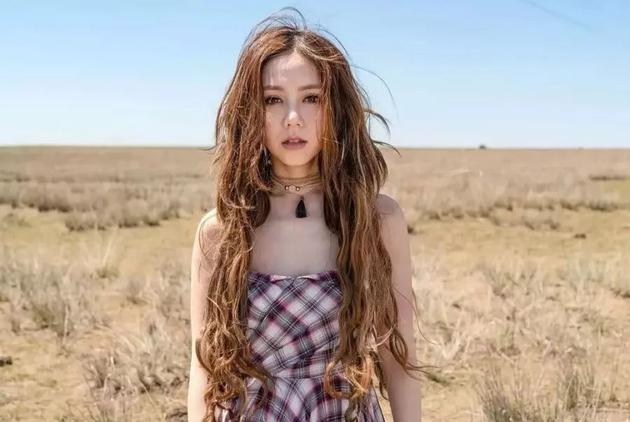
#> input picture detect_face/deng2.jpg, 630 x 422 px
$ python test.py
#> lines starting #> are read from the running program, lines starting #| are printed output that depends on the picture; after the words box and inside, x2 and y2 are one past the last pixel; in counts of white or black regions, pixels touching at a corner belong together
import numpy as np
import cv2 as cv
import pdb;pdb.set_trace()
face_cascade = cv.CascadeClassifier('/Users/ludaming/anaconda2/envs/nfsv/lib/python3.6/site-packages/cv2/data/haarcascade_frontalface_default.xml')
eye_cascade = cv.CascadeClassifier('/Users/ludaming/anaconda2/envs/nfsv/lib/python3.6/site-packages/cv2/data/haarcascade_eye.xml')

img = cv.imread('deng2.jpg')
#> img is the input picture: shape (422, 630, 3); mean B, G, R 158, 169.2, 182.5
gray = cv.cvtColor(img, cv.COLOR_BGR2GRAY)
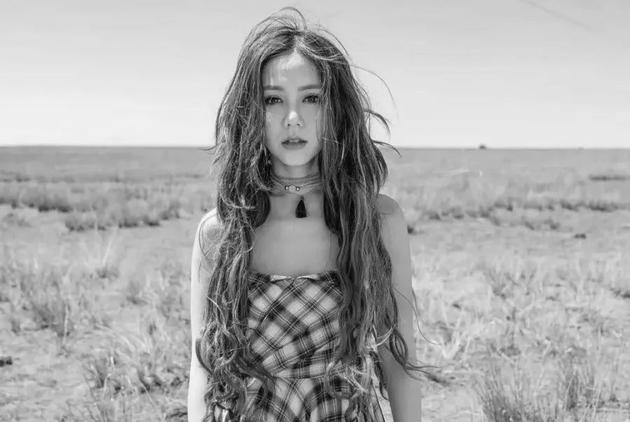
#> gray: shape (422, 630); min 3, max 252, mean 171.9

faces = face_cascade.detectMultiScale(gray, 1.3, 5)
#> faces = [[247, 70, 95, 95]]
for (x,y,w,h) in faces:
    cv.rectangle(img,(x,y),(x+w,y+h),(0,0,255),2) # b, g, r
    roi_gray = gray[y:y+h, x:x+w]
    roi_color = img[y:y+h, x:x+w]
    eyes = eye_cascade.detectMultiScale(roi_gray)
    for (ex,ey,ew,eh) in eyes:
        cv.rectangle(roi_color,(ex,ey),(ex+ew,ey+eh),(0,255,0),2)
#> this loop made 1 pass
#> (x, y, w, h, eyes) on pass 1: (247, 70, 95, 95, [[14, 18, 24, 24], [51, 17, 25, 25]])
#> pass 1, `roi_gray = gray[y:y+h, x:x+w]`:
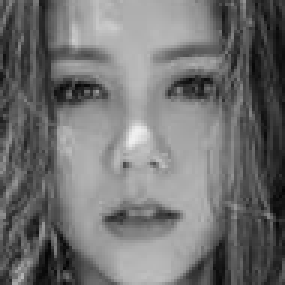
#> roi_gray: shape (95, 95) (shown 3 times larger); min 4, max 240, mean 113.6
#> pass 1, `roi_color = img[y:y+h, x:x+w]`:
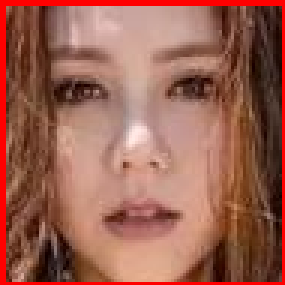
#> roi_color: shape (95, 95, 3) (shown 3 times larger); mean B, G, R 81.7, 97.3, 155.5
#> after the loop:
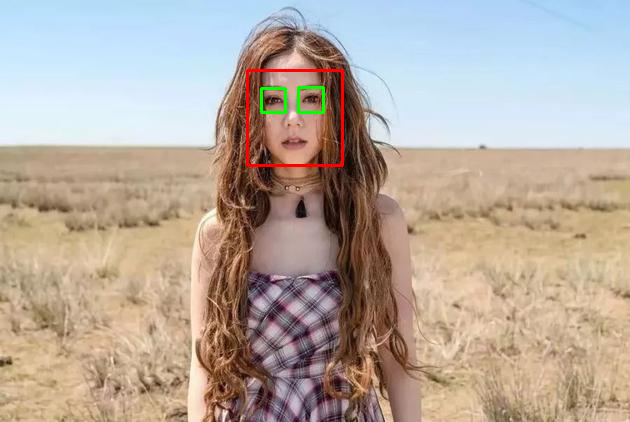
#> img: shape (422, 630, 3); 0.65% of pixels changed, all inside (x1, y1, x2, y2) = (246, 69, 344, 167)
#> after the loop:
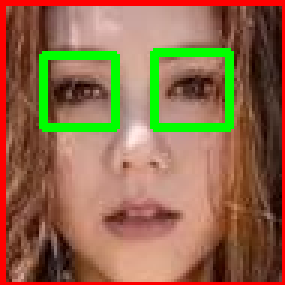
#> roi_color: shape (95, 95, 3) (shown 3 times larger); 6.43% of pixels changed, all inside (x1, y1, x2, y2) = (13, 16, 78, 44)
cv.imshow('img',img)
cv.waitKey(0)
cv.destroyAllWindows()

$ run again, with detect_face/deng1.jpg copied over detect_face/deng2.jpg
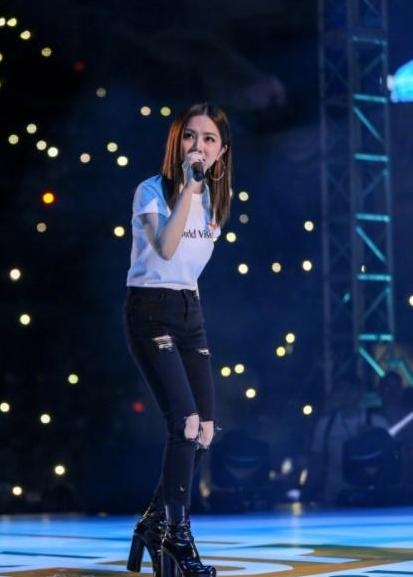
#> input picture detect_face/deng1.jpg, 413 x 577 px
#> img is the input picture: shape (577, 413, 3); mean B, G, R 73.4, 44.7, 29.1
#> `gray = cv.cvtColor(img, cv.COLOR_BGR2GRAY)`:
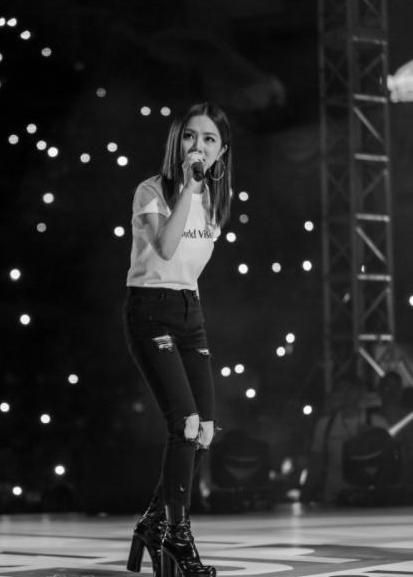
#> gray: shape (577, 413); min 0, max 254, mean 43.3
#> faces = [[173, 116, 55, 55]]
#> the loop `for (x,y,w,h) in faces:` made 1 pass
#> (x, y, w, h, eyes) on pass 1: (173, 116, 55, 55, [[24, 13, 20, 20]])
#> after the loop `for (x,y,w,h) in faces:`:
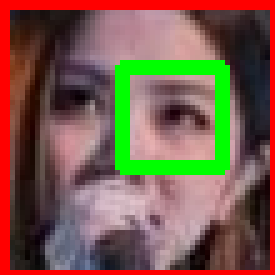
#> roi_color: shape (55, 55, 3) (shown 5 times larger); mean B, G, R 74.8, 91.1, 120.8

$ run again, with detect_face/deng3.jpg copied over detect_face/deng2.jpg
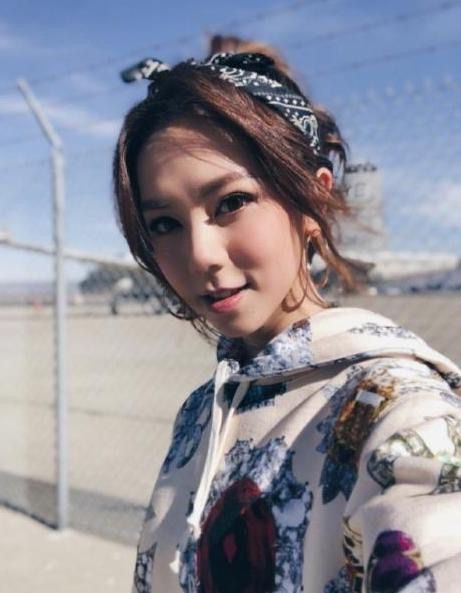
#> input picture detect_face/deng3.jpg, 461 x 593 px
#> img is the input picture: shape (593, 461, 3); mean B, G, R 153.4, 142.2, 142.7
#> `gray = cv.cvtColor(img, cv.COLOR_BGR2GRAY)`:
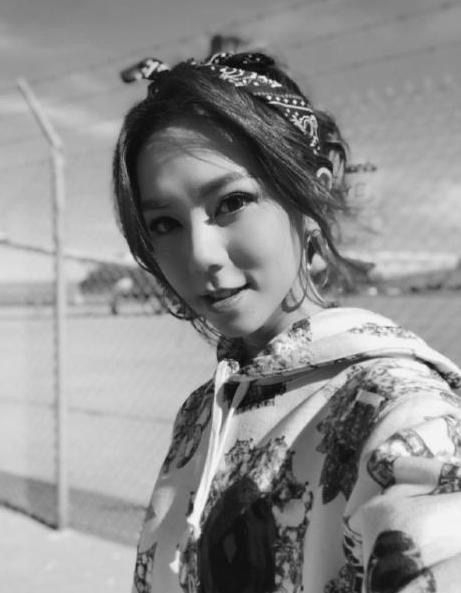
#> gray: shape (593, 461); min 5, max 254, mean 143.6
#> faces = [[95, 136, 208, 208]]
#> the loop `for (x,y,w,h) in faces:` made 1 pass
#> (x, y, w, h, eyes) on pass 1: (95, 136, 208, 208, [[49, 71, 36, 36], [105, 36, 65, 65], [84, 43, 60, 60]])
#> after the loop `for (x,y,w,h) in faces:`:
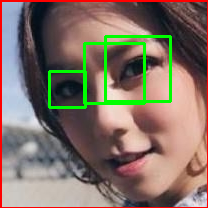
#> roi_color: shape (208, 208, 3); mean B, G, R 102.6, 114.3, 130.4
